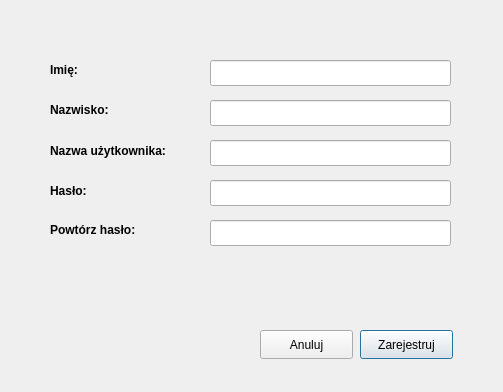
<?xml version="1.0" encoding="UTF-8"?>
<ui version="4.0">
 <class>RegisterForm</class>
 <widget class="QDialog" name="RegisterForm">
  <property name="geometry">
   <rect>
    <x>0</x>
    <y>0</y>
    <width>503</width>
    <height>392</height>
   </rect>
  </property>
  <property name="windowTitle">
   <string>Zarejestruj się</string>
  </property>
  <widget class="QLabel" name="firstNameLabel">
   <property name="geometry">
    <rect>
     <x>50</x>
     <y>60</y>
     <width>63</width>
     <height>20</height>
    </rect>
   </property>
   <property name="font">
    <font>
     <bold>true</bold>
    </font>
   </property>
   <property name="text">
    <string>Imię:</string>
   </property>
  </widget>
  <widget class="QLineEdit" name="firstNameText">
   <property name="geometry">
    <rect>
     <x>210</x>
     <y>60</y>
     <width>241</width>
     <height>26</height>
    </rect>
   </property>
  </widget>
  <widget class="QLineEdit" name="secondNameText">
   <property name="geometry">
    <rect>
     <x>210</x>
     <y>100</y>
     <width>241</width>
     <height>26</height>
    </rect>
   </property>
   <property name="text">
    <string/>
   </property>
  </widget>
  <widget class="QLabel" name="secondNameLabel">
   <property name="geometry">
    <rect>
     <x>50</x>
     <y>100</y>
     <width>71</width>
     <height>20</height>
    </rect>
   </property>
   <property name="font">
    <font>
     <bold>true</bold>
    </font>
   </property>
   <property name="text">
    <string>Nazwisko:</string>
   </property>
  </widget>
  <widget class="QLabel" name="usernameLabel">
   <property name="geometry">
    <rect>
     <x>50</x>
     <y>140</y>
     <width>141</width>
     <height>21</height>
    </rect>
   </property>
   <property name="font">
    <font>
     <bold>true</bold>
    </font>
   </property>
   <property name="text">
    <string>Nazwa użytkownika:</string>
   </property>
  </widget>
  <widget class="QLineEdit" name="usernameText">
   <property name="geometry">
    <rect>
     <x>210</x>
     <y>140</y>
     <width>241</width>
     <height>26</height>
    </rect>
   </property>
  </widget>
  <widget class="QLabel" name="passwordLabel">
   <property name="geometry">
    <rect>
     <x>50</x>
     <y>180</y>
     <width>63</width>
     <height>21</height>
    </rect>
   </property>
   <property name="font">
    <font>
     <bold>true</bold>
    </font>
   </property>
   <property name="text">
    <string>Hasło:</string>
   </property>
  </widget>
  <widget class="QLineEdit" name="passwordText">
   <property name="geometry">
    <rect>
     <x>210</x>
     <y>180</y>
     <width>241</width>
     <height>26</height>
    </rect>
   </property>
   <property name="echoMode">
    <enum>QLineEdit::EchoMode::Password</enum>
   </property>
  </widget>
  <widget class="QLabel" name="repeatPasswordLabel">
   <property name="geometry">
    <rect>
     <x>50</x>
     <y>220</y>
     <width>101</width>
     <height>20</height>
    </rect>
   </property>
   <property name="font">
    <font>
     <bold>true</bold>
    </font>
   </property>
   <property name="text">
    <string>Powtórz hasło:</string>
   </property>
  </widget>
  <widget class="QLineEdit" name="repeatPasswordText">
   <property name="geometry">
    <rect>
     <x>210</x>
     <y>220</y>
     <width>241</width>
     <height>26</height>
    </rect>
   </property>
   <property name="echoMode">
    <enum>QLineEdit::EchoMode::Password</enum>
   </property>
  </widget>
  <widget class="QLabel" name="alertBox">
   <property name="geometry">
    <rect>
     <x>150</x>
     <y>270</y>
     <width>181</width>
     <height>41</height>
    </rect>
   </property>
   <property name="styleSheet">
    <string notr="true">color: red;
font-weight: bold;
font-size: 15px;
text-align: center;</string>
   </property>
   <property name="text">
    <string/>
   </property>
   <property name="alignment">
    <set>Qt::AlignmentFlag::AlignCenter</set>
   </property>
  </widget>
  <widget class="QPushButton" name="registerButton">
   <property name="geometry">
    <rect>
     <x>360</x>
     <y>330</y>
     <width>93</width>
     <height>29</height>
    </rect>
   </property>
   <property name="text">
    <string>Zarejestruj</string>
   </property>
  </widget>
  <widget class="QPushButton" name="cancelButton">
   <property name="geometry">
    <rect>
     <x>260</x>
     <y>330</y>
     <width>93</width>
     <height>29</height>
    </rect>
   </property>
   <property name="text">
    <string>Anuluj</string>
   </property>
   <property name="autoDefault">
    <bool>false</bool>
   </property>
  </widget>
 </widget>
 <resources/>
 <connections/>
</ui>
